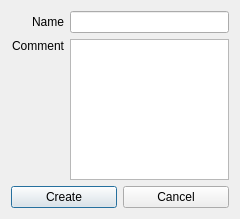
<?xml version="1.0" encoding="UTF-8"?>
<ui version="4.0">
 <class>createDialog</class>
 <widget class="QDialog" name="createDialog">
  <property name="geometry">
   <rect>
    <x>0</x>
    <y>0</y>
    <width>240</width>
    <height>219</height>
   </rect>
  </property>
  <property name="windowTitle">
   <string>Dialog</string>
  </property>
  <layout class="QVBoxLayout" name="verticalLayout">
   <item>
    <layout class="QGridLayout" name="gridLayout">
     <item row="0" column="0">
      <widget class="QLabel" name="label">
       <property name="text">
        <string>Name</string>
       </property>
       <property name="alignment">
        <set>Qt::AlignRight|Qt::AlignTrailing|Qt::AlignVCenter</set>
       </property>
      </widget>
     </item>
     <item row="0" column="1">
      <widget class="QLineEdit" name="name_lb"/>
     </item>
     <item row="1" column="0">
      <widget class="QLabel" name="label_2">
       <property name="text">
        <string>Comment</string>
       </property>
       <property name="alignment">
        <set>Qt::AlignRight|Qt::AlignTop|Qt::AlignTrailing</set>
       </property>
      </widget>
     </item>
     <item row="1" column="1">
      <widget class="QPlainTextEdit" name="comment_te"/>
     </item>
    </layout>
   </item>
   <item>
    <layout class="QHBoxLayout" name="horizontalLayout">
     <item>
      <widget class="QPushButton" name="create_btn">
       <property name="text">
        <string>Create</string>
       </property>
      </widget>
     </item>
     <item>
      <widget class="QPushButton" name="cancel_btn">
       <property name="text">
        <string>Cancel</string>
       </property>
      </widget>
     </item>
    </layout>
   </item>
  </layout>
 </widget>
 <resources/>
 <connections/>
</ui>
